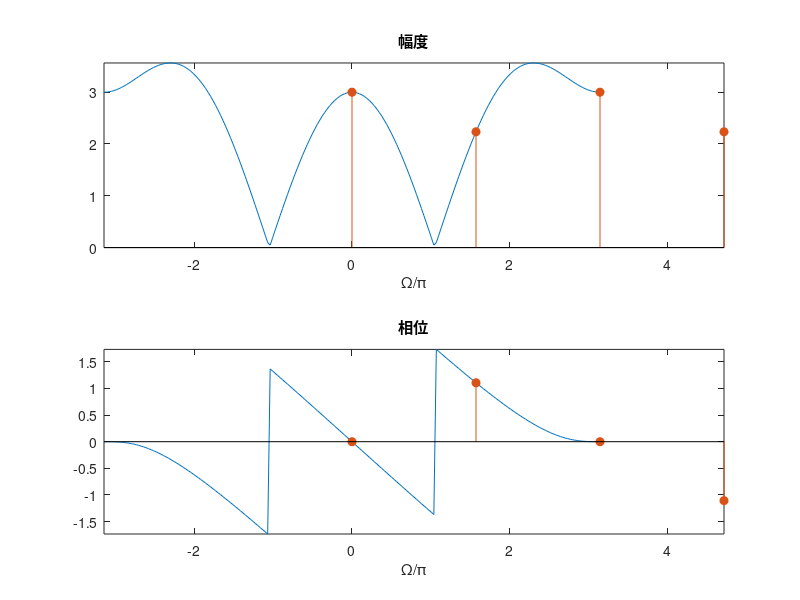

Reproduce this figure in MATLAB.
%dtft
n=0:3;
x=[2 -1 1 1];
w=-pi:0.01*pi:pi;
X=x*exp(-1j*n'*w);
subplot(211);
plot(w,abs(X));
xlabel('\Omega/\pi');
title('幅度');
subplot(212);
plot(w,angle(X));
xlabel('\Omega/\pi');
title('相位');
%fft
Xk=fft(x);
subplot(211);
hold on;
stem(2*pi/4*n,abs(Xk),'filled');
axis tight
subplot(212);
hold on;
stem(2*pi/4*n,angle(Xk),'filled');
axis tight
